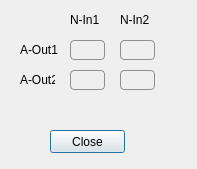
<?xml version="1.0" encoding="UTF-8"?>
<ui version="4.0">
 <class>Amp_0_2_Line_Mixer</class>
 <widget class="QDialog" name="Amp_0_2_Line_Mixer">
  <property name="geometry">
   <rect>
    <x>0</x>
    <y>0</y>
    <width>197</width>
    <height>169</height>
   </rect>
  </property>
  <property name="windowTitle">
   <string>Dialog</string>
  </property>
  <widget class="QPushButton" name="Close">
   <property name="geometry">
    <rect>
     <x>50</x>
     <y>130</y>
     <width>75</width>
     <height>23</height>
    </rect>
   </property>
   <property name="text">
    <string>Close</string>
   </property>
  </widget>
  <widget class="QWidget" name="widget" native="true">
   <property name="geometry">
    <rect>
     <x>0</x>
     <y>0</y>
     <width>201</width>
     <height>111</height>
    </rect>
   </property>
   <property name="styleSheet">
    <string notr="true">QPushButton {
     border: 1px solid #8f8f91;
     border-radius: 4px;
     background-color: qlineargradient(x1: 0, y1: 0, x2: 0, y2: 1,
                                       stop: 0 #f6f7fa, stop: 1 #dadbde);
 }

 QPushButton:pressed {
     background-color: qlineargradient(x1: 0, y1: 0, x2: 0, y2: 1,
                                       stop: 0 #dadbde, stop: 1 #f6f7fa);
 }
QPushButton:checked{
	background-color: rgb(0, 178, 0);
}</string>
   </property>
   <widget class="QLabel" name="label">
    <property name="geometry">
     <rect>
      <x>20</x>
      <y>40</y>
      <width>40</width>
      <height>20</height>
     </rect>
    </property>
    <property name="text">
     <string>A-Out1</string>
    </property>
   </widget>
   <widget class="QLabel" name="label_2">
    <property name="geometry">
     <rect>
      <x>20</x>
      <y>70</y>
      <width>35</width>
      <height>20</height>
     </rect>
    </property>
    <property name="text">
     <string>A-Out2</string>
    </property>
   </widget>
   <widget class="QLabel" name="label_6">
    <property name="geometry">
     <rect>
      <x>120</x>
      <y>10</y>
      <width>35</width>
      <height>20</height>
     </rect>
    </property>
    <property name="text">
     <string>N-In2</string>
    </property>
   </widget>
   <widget class="QPushButton" name="AOut1_NIn1">
    <property name="geometry">
     <rect>
      <x>70</x>
      <y>40</y>
      <width>35</width>
      <height>20</height>
     </rect>
    </property>
    <property name="text">
     <string/>
    </property>
    <property name="checkable">
     <bool>true</bool>
    </property>
   </widget>
   <widget class="QPushButton" name="AOut2_NIn2">
    <property name="geometry">
     <rect>
      <x>120</x>
      <y>70</y>
      <width>35</width>
      <height>20</height>
     </rect>
    </property>
    <property name="text">
     <string/>
    </property>
    <property name="checkable">
     <bool>true</bool>
    </property>
   </widget>
   <widget class="QPushButton" name="AOut2_NIn1">
    <property name="geometry">
     <rect>
      <x>70</x>
      <y>70</y>
      <width>35</width>
      <height>20</height>
     </rect>
    </property>
    <property name="text">
     <string/>
    </property>
    <property name="checkable">
     <bool>true</bool>
    </property>
   </widget>
   <widget class="QPushButton" name="AOut1_NIn2">
    <property name="geometry">
     <rect>
      <x>120</x>
      <y>40</y>
      <width>35</width>
      <height>20</height>
     </rect>
    </property>
    <property name="text">
     <string/>
    </property>
    <property name="checkable">
     <bool>true</bool>
    </property>
   </widget>
   <widget class="QLabel" name="label_5">
    <property name="geometry">
     <rect>
      <x>70</x>
      <y>10</y>
      <width>35</width>
      <height>20</height>
     </rect>
    </property>
    <property name="text">
     <string>N-In1</string>
    </property>
   </widget>
  </widget>
 </widget>
 <resources/>
 <connections/>
</ui>
